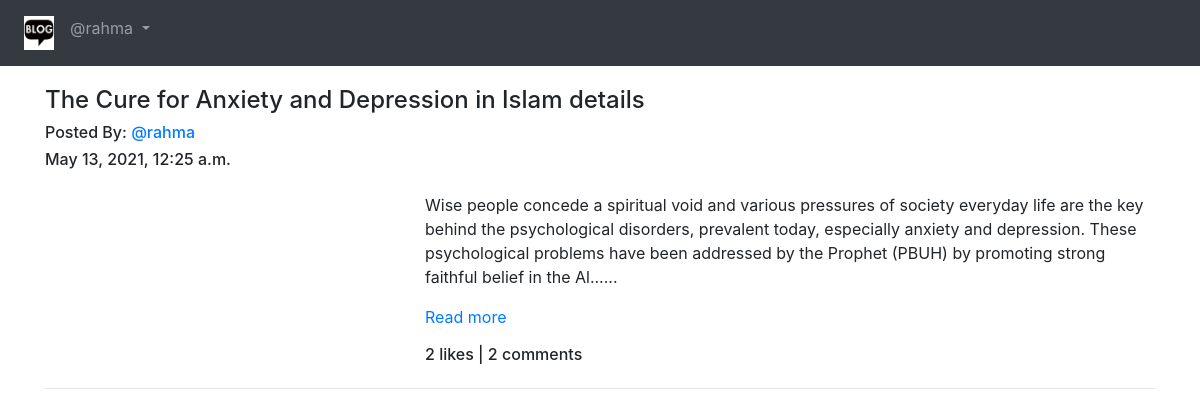
Page /blog/ (signed in) on the committed database.
### App_Blog/models.py (models this page shows, shortened)
class Blog(models.Model):
    author = models.ForeignKey(User, related_name='post_author', on_delete=models.CASCADE)
    blog_title = models.CharField(max_length=264, verbose_name="Put a Title")
    slug = models.SlugField(max_length=264, unique=True)
    blog_content = models.TextField(verbose_name="What's on your mind?")
    blog_img = models.ImageField(upload_to='blog_images')
    publish_date = models.DateTimeField(auto_now_add=True)
    update_date = models.DateTimeField(auto_now=True)
    class Meta:
        ordering = ['-publish_date',]

### App_Blog/views.py (the view)
# urls.py: path('',views.BlogList.as_view(),name='blog_list'),
class BlogList(ListView):
    context_object_name = 'blogs'
    model = Blog
    template_name = 'App_Blog/blog_list.html'

### App_Blog/templatetags/custom_filters.py (called while the page is built)
def range_filter(value):
    return value[0:300] + "......"

### templates/App_Blog/blog_list.html (shortened to what this page needs)
{% extends 'base.html' %}
{% load custom_filters %}
{% block body_block %}
{% for blog in blogs %}
<h4>{{blog.blog_title}}</h4>
<h6>Posted By: <a href="#">@{{blog.author}}</a> </h6>
<h6>{{blog.publish_date}}</h6>
<div class="row">
  <div class="col-sm-4">
  </div>
  <div class="col-sm-8">
    <p>{{blog.blog_content|range_filter|linebreaks}} <a href="{% url 'App_Blog:blog_details' slug=blog.slug %}">Read more</a> </p>
    <h6>{{blog.liked_blog.count}} likes | {{blog.blog_comment.count}} comments</h6>
  </div>
</div>
<hr>
{% endfor %}
{% endblock %}

### templates/base.html (shortened to what this page needs)
<!DOCTYPE html>
<html lang="en" dir="ltr">
  <head>
    <link rel="stylesheet" href="https://maxcdn.bootstrapcdn.com/bootstrap/4.4.1/css/bootstrap.min.css">
    <link rel="stylesheet" href="https://maxcdn.bootstrapcdn.com/font-awesome/4.7.0/css/font-awesome.min.css">
  </head>
  <body>
    <nav class="navbar navbar-expand-sm bg-dark navbar-dark">
      <ul class="navbar-nav">
        <li class="nav-item active">
          <a class="nav-link" href="{% url 'index' %}"><img src="/media/logo.png" width="30px"></a>
        </li>
        {% if user.is_authenticated %}
        <div class="nav-item dropdown">
          <a class="nav-link dropdown-toggle" href="#" id="navbardrop" data-toggle="dropdown">
            @{{user.username}}
          </a>
        </div>
        {% endif %}
      </ul>
    </nav>
    <div class="container" style="padding-top:20px">
      {% block body_block %}
      {% endblock %}
    </div>
  </body>
</html>

### rows in the picture
Blog: blog_title "The Cure for Anxiety and Depression in Islam details", author "rahma", publish_date "May 13, 2021, 12:25 a.m.", blog_content|range_filter "Wise people concede a spiritual void and various pressures of society everyday life are the key behind the psychological disorders, prevalent today, especially anxiety and depression. These psychological problems have been addressed by the Prophet (PBUH) by promoting strong faithful belief in the Al......", liked_blog.count "2", blog_comment.count "2"

### other values in the picture
{{ user.username }} "rahma"
